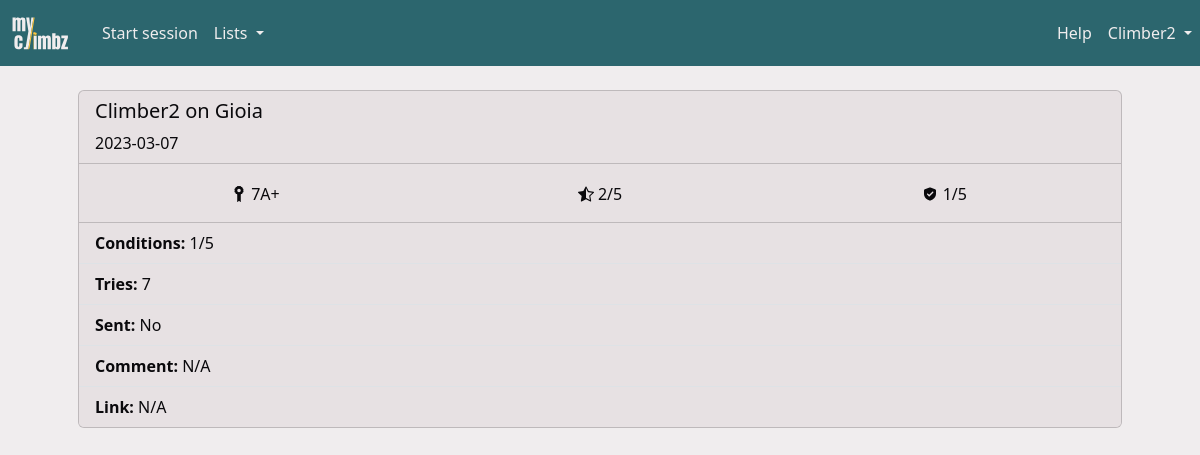
/climb/4 (signed in), run on the app's committed database.
### myclimbz/models/climber.py (models this page shows, shortened)
class Climber(db.Model, UserMixin):
    id = db.Column(db.Integer, primary_key=True)
    role = db.Column(db.Integer, nullable=False, default=0)
    email = db.Column(db.String(200), nullable=False, unique=True)
    password = db.Column(db.String(200), nullable=False)
    name = db.Column(db.String(200), nullable=False)
    birthdate = db.Column(db.Date, nullable=True)
    year_started_climbing = db.Column(db.Integer, nullable=True)
    height = db.Column(db.Integer, nullable=True)
    ape_index = db.Column(db.Integer, nullable=True)
    grade_scale = db.Column(db.String(10), nullable=False, default="font")
    sessions = db.relationship("Session", backref="climber", cascade="all, delete")
    opinions = db.relationship("Opinion", backref="climber", cascade="all, delete")
    routes = db.relationship("Route", backref="creator")
    sectors = db.relationship("Sector", backref="creator")
    areas = db.relationship("Area", backref="creator")
    projects = db.relationship(
        "Route",
        secondary=climber_projects,
        backref=db.backref("climbers", lazy="dynamic"),
    )

### myclimbz/models/session.py (models this page shows, shortened)
class Session(db.Model):
    __tablename__ = "climbing_session"
    id = db.Column(db.Integer, primary_key=True)
    date = db.Column(db.Date, nullable=False, default=datetime.now().date())
    conditions = Rating("conditions")
    comment = db.Column(db.Text)
    climbs = db.relationship("Climb", backref="session", cascade="all, delete")
    area_id = db.Column(db.Integer, db.ForeignKey("area.id"))
    climber_id = db.Column(db.Integer, db.ForeignKey("climber.id"))
    UniqueConstraint(date, area_id, climber_id, name="unique_session")

### myclimbz/models/grade.py (models this page shows, shortened)
class Grade(db.Model):
    id = db.Column(db.Integer, primary_key=True)
    level = db.Column(db.Integer, nullable=False)
    font = db.Column(db.String(10), nullable=False)
    hueco = db.Column(db.String(10), nullable=False)
    @property
    def user_grade(self) -> str:
        return self.font if current_user.grade_scale == "font" else self.hueco

### myclimbz/blueprints/climbs/routes.py (the view)
@climbs.route("/climb/<int:climb_id>")
def view_climb(climb_id: int) -> str:
    climb = Climb.query.get(climb_id)
    return render("climb.html", climb=climb, title=f"Climb on {climb.route.name}")

### myclimbz/models/climb.py (called while the page is built, shortened)
    @property
    def climb_videos(self) -> list[dict[str]]:
        if len(self.videos) == 0:
            return list()

### myclimbz/models/climber.py (called while the page is built)
@login_manager.user_loader
def load_climber(climber_id: int) -> Climber:
    return Climber.query.get(int(climber_id))

### myclimbz/models/route.py (called while the page is built)
    def opinion_from(self, climber_id: int) -> Opinion:
        return Opinion.query.filter_by(route_id=self.id, climber_id=climber_id).first()

    @property
    def opinion(self):
        return self.opinion_from(current_user.id)

### run.py (called while the page is built, shortened)
@app.before_request
def check_request_validity():
    if not request.endpoint:
        return
    elif request.endpoint == "climbers.login" or "static" in request.endpoint:
        return
    elif not current_user.is_authenticated:
        return redirect(url_for("climbers.login"))

### myclimbz/templates/climb.html (shortened to what this page needs)
{% import "macros.html" as macros %}
{% extends "main.html" %}
{% block content %}
{% if climb.session.climber_id == user_id %}
    {% set actions = [
        { "icon": "edit", "url": url_for('climbs.edit_climb', climb_id=climb.id) },
        { "icon": "delete", "url": url_for('climbs.delete_climb', climb_id=climb.id) }
    ] %}
{% else %}
    {% set actions = [] %}
{% endif %}
{% if climb.route.opinion %}
    {% set facts = [
        { "icon": "grade", "value": climb.route.opinion.grade.user_grade, "unit": ""},
        { "icon": "rating", "value": climb.route.opinion.rating, "unit": "/5" },
        { "icon": "landing", "value": climb.route.opinion.landing, "unit": "/5" },
    ] %}
{% else %}
    {% set facts = [] %}
{% endif %}
<div class="container px-0 px-md-5 py-0 py-md-4">
    {{ macros.card({
        "header": {
            "title": username ~ " on " ~ climb.route.name,
            "title_actions": actions,
            "subtitle": climb.session.date,
        },
        "body": {
            "facts": facts,
            "list": [
                {"prefix": "Conditions", "value": climb.session.conditions|string ~ "/5"},
                {"prefix": "Tries", "value": climb.n_attempts|string},
                {"prefix": "Sent", "value": "Yes" if climb.sent else "No"},
                {"prefix": "Comment", "value": climb.comment if climb.comment else "N/A"},
                {"prefix": "Link", "value": climb.link if climb.link else "N/A"},
            ]
        }
    }) }}
</div>
{% endblock content %}

### myclimbz/templates/macros.html (shortened to what this page needs)
{% macro card(data) %}
<div class="card mb-3">
    <div class="card-header">
        <div class="row">
            <div class="col-sm">
                <h5 class="card-title" style="display: inline-block">{{ data['header']['title'] }}</h5>
            </div>
            {% if data['header']['subtitle'] %}
                <span>{{ data['header']['subtitle'] }}</span>
            {% endif %}
        </div>
    </div>
    {% if data['body']['facts'] %}
    <div class="card-body">
        <div class="row">
            {% for fact in data['body']['facts'] %}
            <div class="col text-center" style="padding: 0">
                <span style="vertical-align: middle; display: inline-block;">
                </span>
                <span style="vertical-align: middle; display: inline-block;">
                    {% if fact['value'] is none %}
                        N/A
                    {% elif fact['value'] is float and fact['value'] % 1 == 0 %}
                        {{ fact['value']|int }}{{ fact['unit'] }}
                    {% else %}
                        {{ (fact['value']) }}{{ fact['unit'] }}
                    {% endif %}
                </span>
            </div>
            {% endfor %}
        </div>
    </div>
    {% endif %}
    {% if data['body']['list'] %}
    <ul class="list-group list-group-flush">
        {% for item in data['body']['list'] %}
            {% if 'prefix' in item or item['value']|length > 0 %}
                <li class="list-group-item">
                    {% if item['prefix'] %}
                        <b>{{ item['prefix'] }}:</b>
                    {% endif %}
                    {% if item['value'] %}
                        {% if item['value'] != "N/A" and (item['prefix'] == "Link" or item['prefix'] == "Media") %}
                            <a href="{{ item['value'] }}" target="_blank">{{ item['value'] }}</a>
                        {% else %}
                            {{ item['value'] }}
                        {% endif %}
                    {% endif %}
                </li>
            {% endif %}
        {% endfor %}
    </ul>
    {% endif %}
</div>
{% endmacro %}

### myclimbz/templates/main.html (shortened to what this page needs)
<html>
<head>
    <link href="https://cdn.jsdelivr.net/npm/bootstrap@5.3.2/dist/css/bootstrap.min.css" rel="stylesheet"
>
    <link href="{{ url_for('static', filename='css/colors.css') }}" rel="stylesheet" type="text/css">
    <link rel="stylesheet" type="text/css" href="https://cdnjs.cloudflare.com/ajax/libs/noUiSlider/15.8.1/nouislider.css" />
    <link href="https://cdn.jsdelivr.net/npm/simple-datatables@latest/dist/style.css" rel="stylesheet" type="text/css">
</head>
<body>
    <nav class="navbar navbar-expand-lg">
        {% if not is_form %}
        <a class="navbar-brand" href="{{ url_for('home.page_home') }}" style="padding-left: 10px;">
            <img src="{{ url_for('static', filename='images/logo-transparent.svg') }}" width="60" height="40" class="d-inline-block align-top" alt="">
        </a>
        <div class="collapse navbar-collapse ps-2" id="navbarSupportedContent">
            <ul class="navbar-nav me-auto mb-2 mb-md-0">
                {% if open_session %}
                {% if not open_session.is_project_search %}
                <li><a id="add_video" class="nav-link" href="{{ url_for('videos.annotate_video') }}">Add video</a></li>
                {% endif %}
                <li><a id="add_climb" class="nav-link" href="{{ url_for('climbs.add_climb') }}">Add climb</a></li>
                <li>
                    <a id="stop_session" class="nav-link" href="{{ url_for('sessions.stop_session') }}">
                        Stop
                        {% if open_session.is_project_search %}
                        project search
                        {% else %}
                        session
                        {% endif %}
                    </a>
                </li>
                {% else %}
                <li class="nav-item">
                    <a id="start_session" class="nav-link" href="{{ url_for('sessions.add_session') }}">Start session</a>
                </li>
                {% endif %}
                <li class="nav-item dropdown">
                    <a class="nav-link dropdown-toggle" href="#" role="button" data-bs-toggle="dropdown"
                        aria-expanded="false">
                        Lists
                    </a>
                </li>
            </ul>
            <ul class="navbar-nav ms-md-auto mb-2 mb-md-0">
                <li class="nav-item">
                    <a class="nav-link" href="{{ url_for('home.guide') }}">Help</a>
                </li>
                <li class="nav-item dropdown">
                    <a class="nav-link dropdown-toggle" href="#" role="button" data-bs-toggle="dropdown"
                        aria-expanded="false">
                        {{ username }}
                    </a>
                </li>
            </ul>
        </div>
        {% else %}
        <a class="navbar-brand" href="{{ url_for('home.cancel_form') }}" style="padding-left: 10px;">
            <img src="{{ url_for('static', filename='images/logo-transparent.svg') }}" width="60" height="40" class="d-inline-block align-top" alt="">
        </a>
        {% endif %}
    </nav>
    {%block content %}{% endblock %}
</body>
</html>

### myclimbz/static/css/colors.css (style rules this page uses)
:root { --color-yellow: #FFC53D; --color-yellow-100: #fff0c6; --color-yellow-200: #ffdf88; --color-yellow-300: #FFC53D; --color-yellow-400: #ffb320; --color-yellow-500: #f98f07; --color-yellow-600: #dd6902; --color-yellow-700: #b74806; --color-yellow-800: #94360c; --color-yellow-900: #7a2e0d; --color-yellow-950: #461602; --color-green: #2C666E; --color-green-50: #f1faf9; --color-green-100: #daf3f3; --color-green-200: #bae6e7; --color-green-300: #8ad4d6; --color-green-400: #53b9bd; --color-green-500: #379da3; --color-green-600: #318089; --color-green-700: #2C666E; --color-green-800: #2c575e; --color-green-900: #284a51; --color-green-950: #163036; --color-white: #F0EDEE; --color-white-50: #f9f7f8; --color-white-100: #F0EDEE; --color-white-200: #e7e1e3; --color-white-300: #d5cccf; --color-white-400: #bbaeb2; --color-white-500: #a29197; --color-white-600: #8a787e; --color-white-700: #726368; --color-white-800: #605458; --color-white-900: #53494c; --color-white-950: #2a2527; --color-gray: #6c757d; --color-black: #0A090C; }
body { background-color: var(--color-white); }
a { text-decoration: none; color: var(--color-green); }
.card, .list-group-item, .dropdown-menu { background-color: var(--color-white-200); color: var(--color-black); }
.card-header { background-color: var(--color-white-darker); }
.navbar { background-color: var(--color-green); color: var(--color-white); }
.navbar-brand { color: var(--color-yellow); }
.nav-link, .nav-link:focus { color: var(--color-white); }

### data on the page
Climber: name "Climber2"
Session: header.subtitle "2023-03-07"
Grade: font "7A+"

### other printed values
{{ data['header']['title'] }} "Climber2 on Gioia"
{{ (fact['value']) }} "2" "1"
{{ fact['unit'] }} "/5" "/5"
{{ item['prefix'] }} "Conditions" "Tries" "Sent" "Comment" "Link"
{{ item['value'] }} "1/5" "7" "No" "N/A" "N/A"
